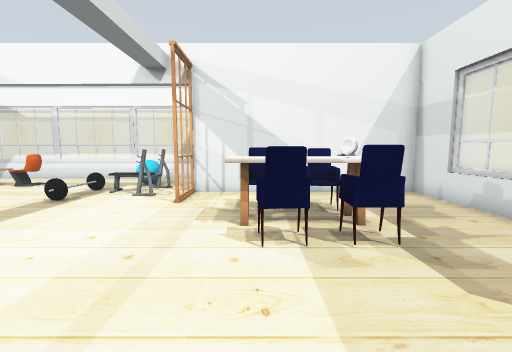
[1] (above)

18 first-person views from a walk through a world built for the Gazebo simulator. The camera is 0.9 m above the floor, tilts 6° down and sees 90° across. The floor is counted in squares, 0.5 m on a side. Each view is taken from the middle of a square. On the plan, view 1 faces up. The plan holds only what a view shows up to about 15 squares ahead; the rest is blank. Robots are left out. Some surface patterns are stand-ins.

[2]
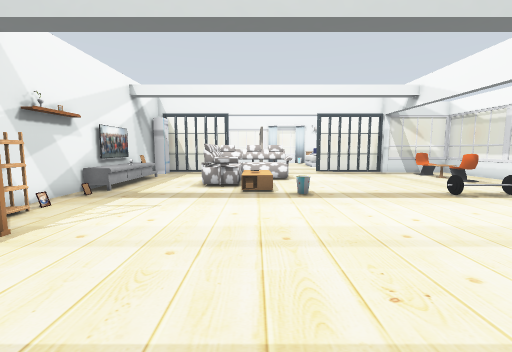

[3]
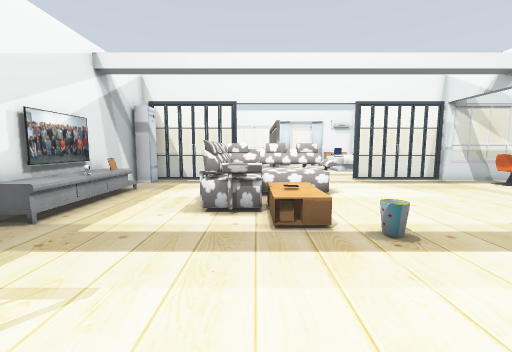

[4]
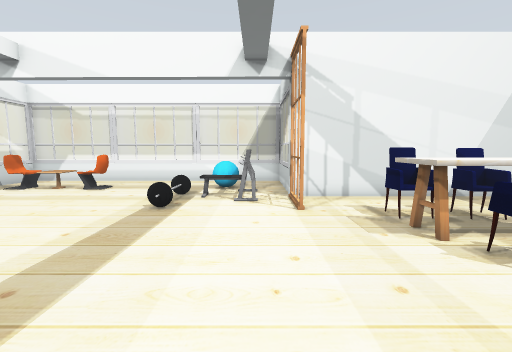

[5]
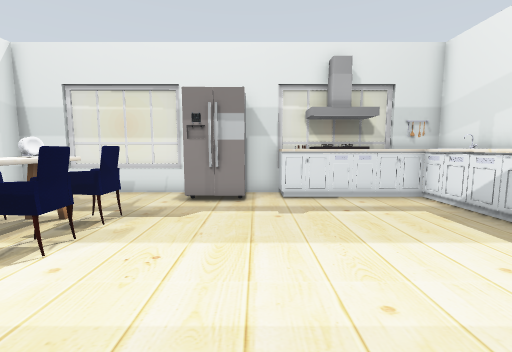

[6]
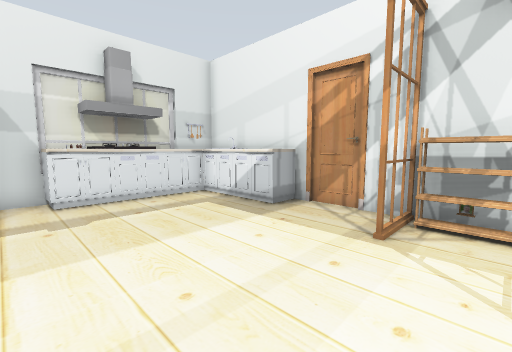

[7]
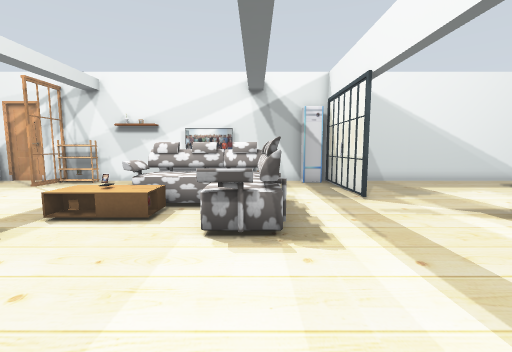

[8]
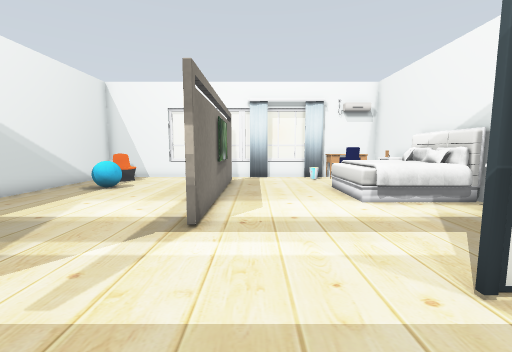

[9]
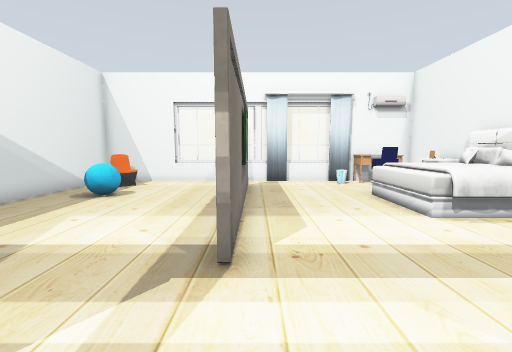

[10]
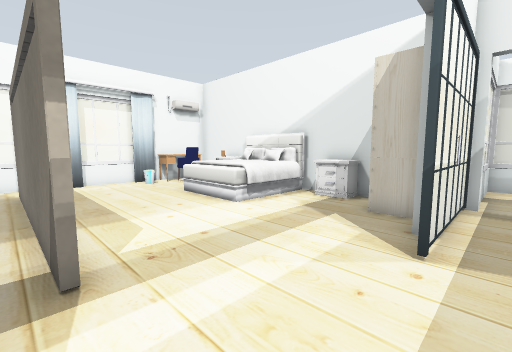

[11]
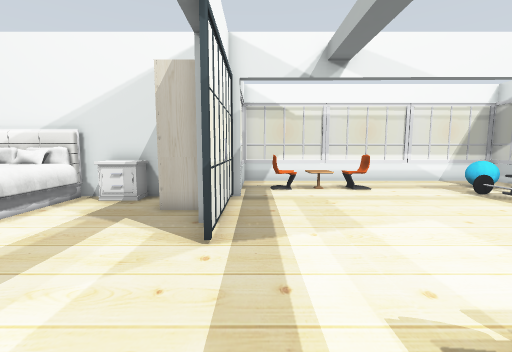

[12]
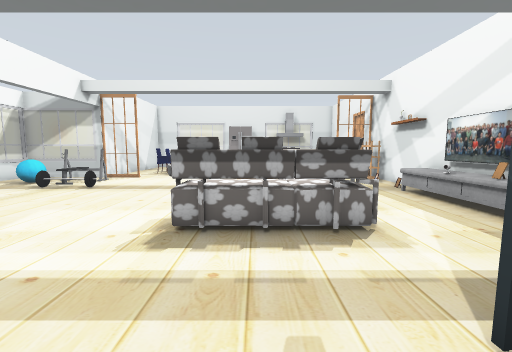

[13]
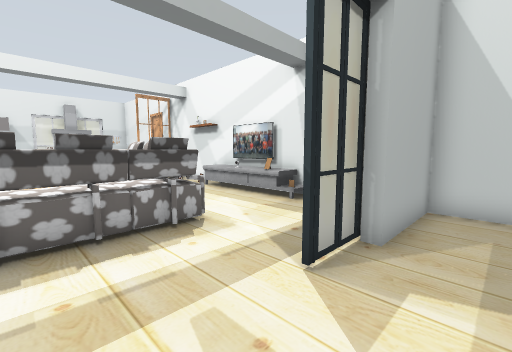

[14]
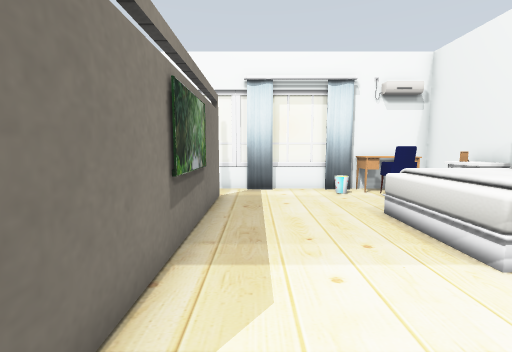

[15]
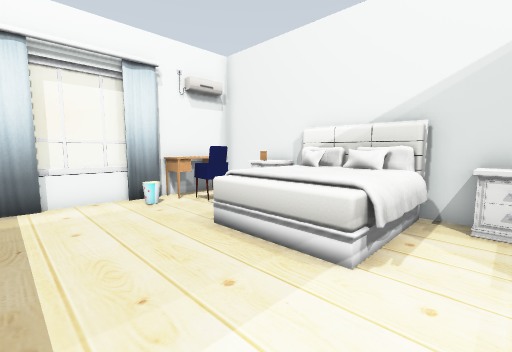

[16]
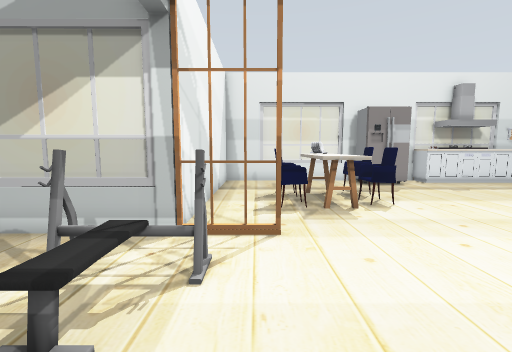

[17]
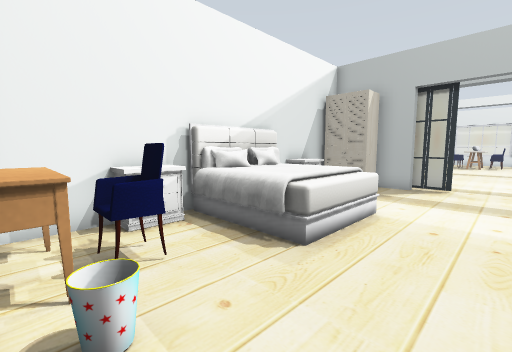

[18]
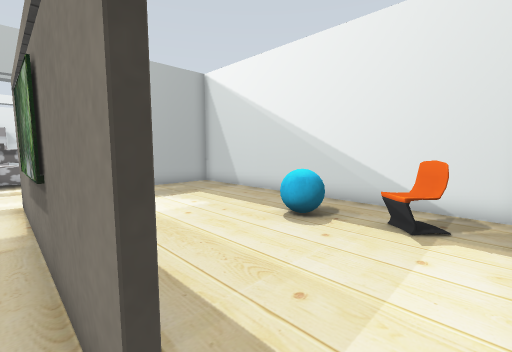

### Floor plan
Points are (right, up) in squares from view 1. A wall is a line through its corners. A room is listed if a view was taken in it or the views show most of it. See-through windows are left out.
Room 1 (views 1, 2, 3, 4, 5, 6, 7, 8, 9, 10, 11, 12, 13, 14, 15, 16, 17, 18)
walls: (-16.9, 7.1) (-17.4, 7.1) (-17.4, 8.6); (-19.8, 1.4) (-28.6, 1.4); (-16.6, 11.5) (-16.6, 10.7); (-18.4, 10.7) (-30.6, 10.7) (-30.6, 7.3); (-17, -6.5) (-1.5, -6.5); (1, -6.5) (6.6, -6.5) (6.6, -5.4); (-28.6, 1.6) (-19.8, 1.6); (6.6, 3.2) (6.6, 10.7) (-2.7, 10.7) (-2.7, 15.5); (6.6, 0) (6.6, 1.5); (-30.6, -2.4) (-30.6, -6.5) (-17.4, -6.5) (-17.4, -2.9) (-17, -2.9)
low walls: (-11.4, 15.5) (-16.7, 15.5); (-2.7, 15.5) (-7.6, 15.5); (-30.6, 2.5) (-30.6, 1.5)
objects: window (-31, -2) to (-31, 1); window (-31, 3) to (-31, 6); other object (-30, 6) to (-29, 7); curtain (-30, 7); other object (-30, 8) to (-29, 10); chair (-29, -5) to (-28, -4); chair (-29, 8) to (-28, 9); other object (-28, 10); other object (-27, 10); other object (-26, -4); bed (-26, 7) to (-23, 10); other object (-21, 10) to (-20, 10); wardrobe (-19, 9) to (-18, 10); door leaf (-17, -4); door leaf (-17, -2) to (-17, -1); door leaf (-17, 6); door leaf (-17, 8); window (-17, 12) to (-17, 15); other object (-16, -6); chair (-15, 13) to (-14, 13); window (-15, 16); sofa (-14, -1) to (-9, 3); TV cabinet (-13, -6); other object (-13, 12) to (-13, 13); other object (-12, -6); chair (-12, 13) to (-11, 13); TV (-11, -6) to (-9, -6); window (-11, 16) to (-8, 16); TV cabinet (-10, -6) to (-8, -5); other object (-10, 0) to (-8, 1); other object (-9, 1); other object (-7, -6); other object (-7, 3); other object (-7, 9) to (-7, 11); other object (-6, -6); other object (-6, 10) to (-4, 12); other object (-6, 13) to (-5, 13); other object (-5, -6); window (-5, 16); other object (-4, -6) to (-3, -6); door leaf (-3, 9) to (-3, 10); window (-3, 13) to (-3, 15); door leaf (-2, -6) to (-2, -4); other object (-1, -7); door leaf (0, -7); chair (0, 5) to (1, 5); kitchen table (0, 6) to (1, 7); chair (0, 7) to (0, 8); kitchen cabinet (2, -6) to (6, -4); chair (2, 5); other object (2, 6) to (2, 7); chair (2, 8); kitchen table (3, 6) to (3, 7); fridge (5, 2) to (6, 3); other object (6, -3) to (6, -2); kitchen cabinet (6, -1) to (6, 0); other object (7, -5); window (7, -4) to (7, -3); other object (7, -2); window (7, 5)

Where each view was taken, in squares from view 1:
view 1: 0 up, 0 right, facing up
view 2: 1 up, 3 right, facing left
view 3: 0 up, 2 left, facing left
view 4: 1 up, 4 left, facing up
view 5: 1 up, 4 left, facing right
view 6: 1 up, 4 left, facing down-right
view 7: 8 up, 13 left, facing down
view 8: 3 up, 14 left, facing left
view 9: 2 up, 16 left, facing left
view 10: 1 up, 16 left, facing up-left
view 11: 1 up, 16 left, facing up
view 12: 1 up, 19 left, facing right
view 13: 2 up, 19 left, facing down-right
view 14: 3 up, 19 left, facing left
view 15: 3 up, 21 left, facing up-left
view 16: 9 up, 8 left, facing right
view 17: 4 up, 30 left, facing up-right
view 18: 2 up, 30 left, facing down-right
